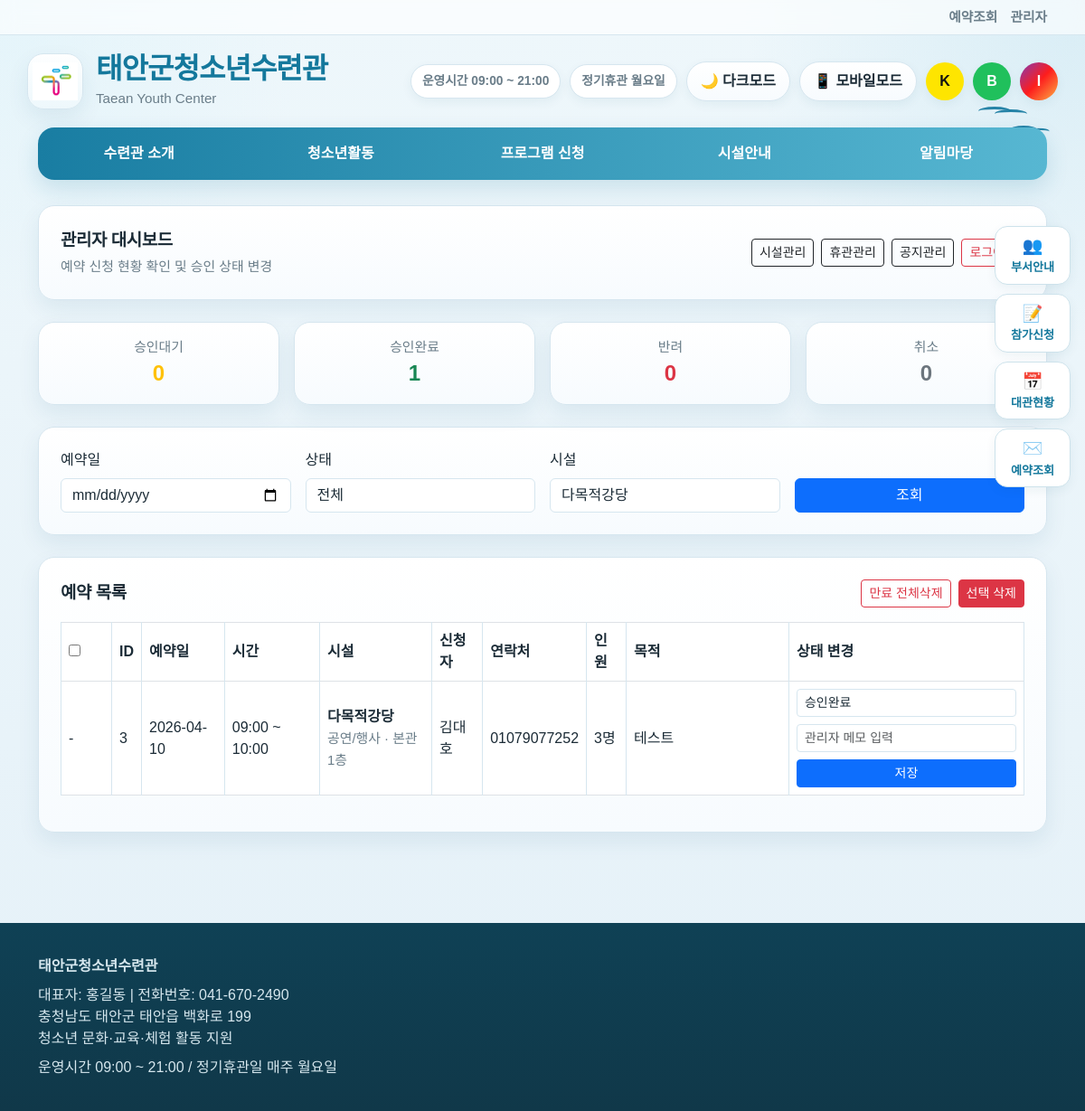
/admin?facility_id=1 (signed in), run on the app's committed database.
### tables this page shows
CREATE TABLE reservations (
        id INTEGER PRIMARY KEY AUTOINCREMENT,
        facility_id INTEGER NOT NULL,
        reserve_date TEXT NOT NULL,
        start_hour INTEGER NOT NULL,
        end_hour INTEGER NOT NULL,
        name TEXT NOT NULL,
        phone TEXT NOT NULL,
        org_name TEXT,
        purpose TEXT NOT NULL,
        people_count INTEGER NOT NULL,
        agree_privacy INTEGER NOT NULL DEFAULT 0,
        status TEXT NOT NULL DEFAULT 'PENDING',
        admin_memo TEXT DEFAULT '',
        created_at TEXT NOT NULL,
        FOREIGN KEY (facility_id) REFERENCES facilities(id)
    );

CREATE TABLE facilities (
        id INTEGER PRIMARY KEY AUTOINCREMENT,
        name TEXT NOT NULL,
        category TEXT NOT NULL,
        location TEXT NOT NULL,
        capacity INTEGER NOT NULL,
        description TEXT,
        equipment TEXT,
        notice TEXT,
        image TEXT DEFAULT '',
        is_active INTEGER NOT NULL DEFAULT 1
    );

### app.py (the view)
@app.route("/admin")
def admin_dashboard():
    if not require_admin():
        return redirect(url_for("admin_login"))
    q_date = request.args.get("date", "").strip()
    q_status = request.args.get("status", "").strip()
    q_facility = request.args.get("facility_id", "").strip()
    sql = """
        SELECT r.*, f.name AS facility_name, f.location, f.category
        FROM reservations r
        JOIN facilities f ON r.facility_id = f.id
        WHERE 1=1
    """
    params = []
    if q_date:
        sql += " AND r.reserve_date = ?"
        params.append(q_date)
    if q_status:
        sql += " AND r.status = ?"
        params.append(q_status)
    if q_facility:
        sql += " AND r.facility_id = ?"
        params.append(q_facility)
    sql += """
        ORDER BY
            CASE r.status
                WHEN 'PENDING' THEN 1
                WHEN 'APPROVED' THEN 2
                WHEN 'REJECTED' THEN 3
                WHEN 'CANCELLED' THEN 4
                ELSE 5
            END,
            r.reserve_date ASC,
            r.start_hour ASC
    """
    db = get_db()
    rows = db.execute(sql, params).fetchall()
    counts = get_summary_counts()
    facilities = get_facilities(active_only=False)
    return render_template(
        "admin_dashboard.html",
        rows=rows,
        counts=counts,
        q_date=q_date,
        q_status=q_status,
        q_facility=q_facility,
        facilities=facilities,
        hour_range_label=hour_range_label
    )

### app.py (called while the page is built)
def get_db():
    if "db" not in g:
        g.db = sqlite3.connect(DB_PATH)
        g.db.row_factory = sqlite3.Row
    return g.db

def hour_range_label(start_hour: int, end_hour: int) -> str:
    return f"{start_hour:02d}:00 ~ {end_hour:02d}:00"

def is_expired_reservation(reserve_date_str: str, end_hour: int) -> bool:
    try:
        reserve_dt = datetime.strptime(reserve_date_str, "%Y-%m-%d").date()
    except:
        return False
    now = datetime.now()
    today = now.date()
    current_hour = now.hour
    if reserve_dt < today:
        return True
    if reserve_dt == today and end_hour <= current_hour:
        return True
    return False

def require_admin():
    return session.get("admin")

def get_facilities(active_only=True):
    db = get_db()
    sql = "SELECT * FROM facilities"
    if active_only:
        sql += " WHERE is_active = 1"
    sql += " ORDER BY id"
    return db.execute(sql).fetchall()

def get_summary_counts():
    db = get_db()
    rows = db.execute("""
        SELECT status, COUNT(*) AS cnt
        FROM reservations
        GROUP BY status
    """).fetchall()
    counts = {"PENDING": 0, "APPROVED": 0, "REJECTED": 0, "CANCELLED": 0}
    for r in rows:
        counts[r["status"]] = r["cnt"]
    return counts

@app.context_processor
def inject_globals():
    today = date.today()
    max_date = today + timedelta(days=ADVANCE_BOOKING_DAYS)
    return {
        "STATUS_KR": STATUS_KR,
        "OPEN_HOUR": OPEN_HOUR,
        "CLOSE_HOUR": CLOSE_HOUR,
        "today": today.isoformat(),
        "today_obj": today,
        "max_date": max_date.isoformat(),
        "MAX_HOURS_PER_BOOKING": MAX_HOURS_PER_BOOKING,
        "ADVANCE_BOOKING_DAYS": ADVANCE_BOOKING_DAYS,
        "CANCEL_DEADLINE_DAYS": CANCEL_DEADLINE_DAYS,
        "WEEKLY_CLOSED_WEEKDAY": WEEKLY_CLOSED_WEEKDAY,
        "is_expired_reservation": is_expired_reservation
    }

### templates/admin_dashboard.html (shortened to what this page needs)
{% extends "base.html" %}
{% block content %}
<div class="card-box p-4 mb-4">
    <div class="d-flex justify-content-between align-items-center flex-wrap gap-2">
        <div>
            <div class="section-title mb-1">관리자 대시보드</div>
            <div class="small-muted">예약 신청 현황 확인 및 승인 상태 변경</div>
        </div>
        <div class="d-flex gap-2 flex-wrap">
            <a href="{{ url_for('admin_facilities') }}" class="btn btn-outline-dark btn-sm">시설관리</a>
            <a href="{{ url_for('admin_closures') }}" class="btn btn-outline-dark btn-sm">휴관관리</a>
            <a href="{{ url_for('admin_notices') }}" class="btn btn-outline-dark btn-sm">공지관리</a>
            <a href="{{ url_for('admin_logout') }}" class="btn btn-outline-danger btn-sm">로그아웃</a>
        </div>
    </div>
</div>
<div class="row g-3 mb-4">
    <div class="col-md-3">
        <div class="card-box p-3 text-center">
            <div class="small-muted">승인대기</div>
            <div class="fs-4 fw-bold text-warning">{{ counts["PENDING"] }}</div>
        </div>
    </div>
    <div class="col-md-3">
        <div class="card-box p-3 text-center">
            <div class="small-muted">승인완료</div>
            <div class="fs-4 fw-bold text-success">{{ counts["APPROVED"] }}</div>
        </div>
    </div>
    <div class="col-md-3">
        <div class="card-box p-3 text-center">
            <div class="small-muted">반려</div>
            <div class="fs-4 fw-bold text-danger">{{ counts["REJECTED"] }}</div>
        </div>
    </div>
    <div class="col-md-3">
        <div class="card-box p-3 text-center">
            <div class="small-muted">취소</div>
            <div class="fs-4 fw-bold text-secondary">{{ counts["CANCELLED"] }}</div>
        </div>
    </div>
</div>
<div class="card-box p-4 mb-4">
    <form method="get" class="row g-3 align-items-end">
        <div class="col-md-3">
            <label class="form-label">예약일</label>
            <input type="date" name="date" class="form-control" value="{{ q_date }}">
        </div>
        <div class="col-md-3">
            <label class="form-label">상태</label>
            <select name="status" class="form-select">
                <option value="">전체</option>
            </select>
        </div>
        <div class="col-md-3">
            <label class="form-label">시설</label>
            <select name="facility_id" class="form-select">
                {% for f in facilities %}
                <option value="{{ f.id }}" {% if q_facility == f.id|string %}selected{% endif %}>{{ f.name }}</option>
                {% endfor %}
            </select>
        </div>
        <div class="col-md-3">
            <button class="btn btn-primary w-100">조회</button>
        </div>
    </form>
</div>
<div class="card-box p-4">
    <div class="d-flex justify-content-between align-items-center flex-wrap gap-2 mb-3">
        <div class="section-title mb-0">예약 목록</div>
        <div class="d-flex gap-2 flex-wrap">
            <form method="post" action="{{ url_for('admin_delete_all_expired_reservations') }}"
                  onsubmit="return confirm('만료된 예약을 전체 삭제할까요?');">
                <button class="btn btn-outline-danger btn-sm">만료 전체삭제</button>
            </form>
            <form method="post" action="{{ url_for('admin_delete_selected_reservations') }}"
                  id="deleteSelectedForm"
                  onsubmit="return confirmDeleteSelected();">
                <button type="submit" class="btn btn-danger btn-sm">선택 삭제</button>
            </form>
        </div>
    </div>
    <div class="table-responsive">
        <table class="table table-bordered align-middle">
            <thead>
                <tr>
                    <th style="width:56px;">
                        <input type="checkbox" id="checkAllExpired">
                    </th>
                    <th>ID</th>
                    <th>예약일</th>
                    <th>시간</th>
                    <th>시설</th>
                    <th>신청자</th>
                    <th>연락처</th>
                    <th>인원</th>
                    <th>목적</th>
                    <th>상태 변경</th>
                </tr>
            </thead>
            <tbody>
                {% if rows %}
                    {% for r in rows %}
                    {% set expired = is_expired_reservation(r.reserve_date, r.end_hour) %}
                    <tr {% if expired %}style="background:#fff8f1;"{% endif %}>
                        <td>
                            {% if expired %}
                                <input
                                    type="checkbox"
                                    class="expired-check"
                                    value="{{ r.id }}"
                                >
                            {% else %}
                                -
                            {% endif %}
                        </td>
                        <td>{{ r.id }}</td>
                        <td>
                            {{ r.reserve_date }}
                        </td>
                        <td>{{ hour_range_label(r.start_hour, r.end_hour) }}</td>
                        <td>
                            <strong>{{ r.facility_name }}</strong><br>
                            <span class="small-muted">{{ r.category }} · {{ r.location }}</span>
                        </td>
                        <td>
                            {{ r.name }}
                        </td>
                        <td>{{ r.phone }}</td>
                        <td>{{ r.people_count }}명</td>
                        <td style="min-width:180px;">{{ r.purpose }}</td>
                        <td style="min-width:260px;">
                            <form method="post" action="{{ url_for('admin_update_reservation', reservation_id=r.id) }}" class="d-grid gap-2">
                                <select name="status" class="form-select form-select-sm">
                                    <option value="APPROVED" {% if r.status == "APPROVED" %}selected{% endif %}>승인완료</option>
                                </select>
                                <input
                                    type="text"
                                    name="admin_memo"
                                    value="{{ r.admin_memo }}"
                                    class="form-control form-control-sm"
                                    placeholder="관리자 메모 입력"
                                >
                                <button class="btn btn-sm btn-primary">저장</button>
                            </form>
                        </td>
                    </tr>
                    {% endfor %}
                {% else %}
                    <tr>
                        <td colspan="10" class="text-center py-4 text-muted">조회된 예약이 없습니다.</td>
                    </tr>
                {% endif %}
            </tbody>
        </table>
    </div>
</div>
{% endblock %}

### templates/base.html (style rules this page uses)
:root { --bg:#eef7fb; --bg2:#e5f1f8; --surface:#ffffff; --surface2:#f7fbfe; --text:#1b2b36; --muted:#6a7d89; --line:#d6e6ef; --brand:#14789c; --brand-dark:#0d5c79; --nav1:#197da2; --nav2:#57b7d2; --accent:#dff5fb; --shadow:0 10px 24px rgba(18,79,110,.08); --shadow-soft:0 4px 12px rgba(18,79,110,.06); --danger:#c75b5b; --ok:#1d8a5b; --warn:#9a6b11; }
* { box-sizing:border-box; }
html { scroll-behavior:smooth; }
body { background: radial-gradient(circle at top right, rgba(95,181,214,.15), transparent 22%), radial-gradient(circle at left top, rgba(185,234,247,.18), transparent 20%), linear-gradient(180deg,var(--bg),var(--bg2)); color:var(--text); font-family:Arial,"Apple SD Gothic Neo","Malgun Gothic",sans-serif; transition:background .2s ease,color .2s ease; }
a { text-decoration:none; color:inherit; }
.card-box { background:linear-gradient(180deg,var(--surface),var(--surface2)); border:1px solid var(--line); border-radius:18px; box-shadow:var(--shadow); }
.section-title { font-size:1.18rem; font-weight:900; margin-bottom:14px; letter-spacing:-0.02em; }
.small-muted { color:var(--muted); font-size:.93rem; }
.table td,.table th { vertical-align:middle; color:var(--text); border-color:var(--line); }
.form-control, .form-select { background:var(--surface); color:var(--text); border-color:var(--line); }

### data on the page
reservations: id "3", reserve_date "2026-04-10", start_hour+end_hour "09:00 ~ 10:00", facility_name "다목적강당", category "공연/행사", location "본관 1층", name "김대호", phone "01079077252", people_count "3", purpose "테스트", status "승인완료"

### other printed values
{{ counts["PENDING"] }} "0"
{{ counts["APPROVED"] }} "1"
{{ counts["REJECTED"] }} "0"
{{ counts["CANCELLED"] }} "0"
form field facility_id "다목적강당"
